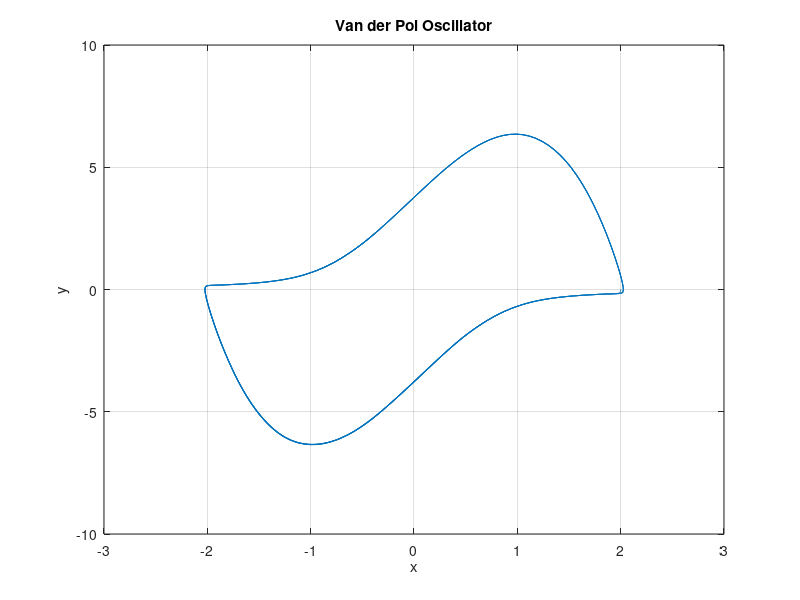

Source code (MATLAB): (Note: this script raises an error after producing the figure.)
%%
clc; clear;

% --- Parameters and time discretization ---
mu = 0.5;               % kernel width
eps = 4;             % Van der Pol nonlinearity parameter
h = 0.01;              % time step
tspan = 0:h:40;        % simulation time

% --- Initial condition and ODE definition ---
initial_conditions = [2; 0];
VanDerPol = @(t, X) [X(2); eps*(1 - X(1)^2)*X(2) - X(1)];

% --- Solve the system using ode45 ---
[t, X] = ode45(VanDerPol, tspan, initial_conditions);
X = real(X);   % remove any tiny imaginary parts
N = size(X,1);
d = size(X,2); % should be 2

% --- Plot trajectory ---
figure;
plot(X(:,1), X(:,2));
title('Van der Pol Oscillator');
xlabel('x'); ylabel('y'); grid on;

% --- Construct polynomial library (exclude constant) ---
polyorder = 3;
B = poolDataMatrix(X, d, polyorder); % user-defined function
C = B(:, 2:end);
M = size(C, 2);

% --- Construct directional basis Y_all ---
Y_all = cell(1, 2*M);
for i = 1:M
    Y_all{2*(i-1)+1} = [C(:,i), zeros(N, 1)];  % x-dir
    Y_all{2*(i-1)+2} = [zeros(N, 1), C(:,i)];  % y-dir
end

% --- Kernel gradient difference ---
X1 = X(1,:);
Xend = X(end,:);
K1 = exp(-sum((X - X1).^2, 2) / (2*mu^2));
Kend = exp(-sum((X - Xend).^2, 2) / (2*mu^2));
grad_diff = ((K1 .* (X - X1)) - (Kend .* (X - Xend))) / mu^2;

% --- Compute Y vector ---
Y = zeros(length(Y_all), 1);
for i = 1:length(Y_all)
    integrand = sum(grad_diff .* Y_all{i}, 2);
    Y(i) = trapz(t, integrand);
end

% --- Compute Hessian tensor ---
DX = permute(X, [1 3 2]) - permute(X, [3 1 2]);
norm_sq = sum(DX.^2, 3);
Kmat = exp(-norm_sq / (2*mu^2));

H = zeros(N,N,d,d);
for i = 1:d
    for j = 1:d
        delta = (i==j);
        H(:,:,i,j) = (delta/mu^2 - (DX(:,:,i).*DX(:,:,j))/(mu^4)) .* Kmat;
    end
end

% --- Simpson weights for double integration ---
SIMP = ones(N,1);
SIMP(2:2:end-1) = 4;
SIMP(3:2:end-2) = 2;

% --- Construct Grammatrix ---
grammat = zeros(length(Y_all));
for k = 1:length(Y_all)
    Yk = Y_all{k};
    for l = k:length(Y_all)
        Yl = Y_all{l};
        f_mat = zeros(N,N);
        for i = 1:d
            for j = 1:d
                f_mat = f_mat + (Yk(:,i) * Yl(:,j)').* squeeze(H(:,:,i,j));
            end
        end
        grammat(k,l) = h^2/9 * (SIMP' * f_mat * SIMP);
        grammat(l,k) = grammat(k,l);
    end
end

% --- Solve for coefficients ---
lambda = 1e-3;
Theta = (grammat + lambda * eye(size(grammat))) \ Y;

% --- Select sparse subset ---
[~, idx] = maxk(abs(Theta), 10);
FinalTheta = zeros(size(Theta));
FinalTheta(idx) = Theta(idx);

% --- Reconstruct vector field ---
f_sum = zeros(N,d);
for k = 1:length(Y_all)
    f_sum = f_sum + FinalTheta(k) * Y_all{k};
end

% --- True vector field for comparison ---
true_f = zeros(N, d);
for i = 1:N
    true_f(i,:) = VanDerPol(t(i), X(i,:))';
end

% --- Compute MSE ---
mse = mean(vecnorm(true_f - f_sum, 2, 2).^2);
fprintf('Mean Squared Error: %.6e\n', mse);

% --- Visualize vector field reconstruction ---
figure;
quiver(X(:,1), X(:,2), true_f(:,1), true_f(:,2), 'b');
hold on;
quiver(X(:,1), X(:,2), f_sum(:,1), f_sum(:,2), 'r');
legend('True Field', 'Approximated Field');
title('Van der Pol: Koopman-Kernel Regression');
axis equal;
grid on;